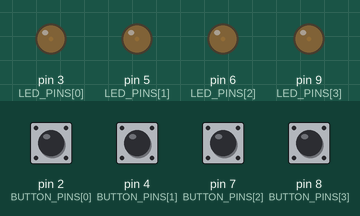
Recording of a sketch running on a simulated Arduino Uno, built with avr-gcc and run on an emulated ATmega328P. Parts: output pins drawn as LEDs (lit = HIGH). The test bench sets the inputs (shaded band); at power-on: pin 2 (BUTTON_PINS[0]), pin 4 (BUTTON_PINS[1]), pin 7 (BUTTON_PINS[2]), pin 8 (BUTTON_PINS[3]) HIGH. What the sketch prints to the serial monitor is not drawn.

Above: at 1.2 s.
1.3 s: pin 2 (BUTTON_PINS[0]) pulled LOW for 0.15 s
At 1.45 s:
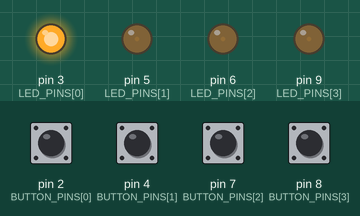
3.1 s: pin 4 (BUTTON_PINS[1]) pulled LOW for 0.15 s
At 3.25 s:
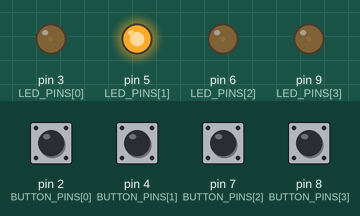
4.9 s: pin 7 (BUTTON_PINS[2]) pulled LOW for 0.15 s
At 5.05 s:
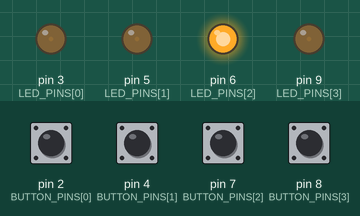
6.7 s: pin 8 (BUTTON_PINS[3]) pulled LOW for 0.15 s
At 6.85 s:
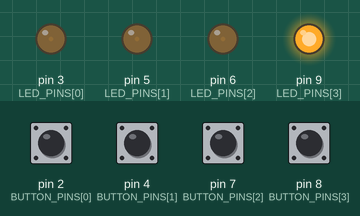
8.5 s: pin 2 (BUTTON_PINS[0]) pulled LOW for 1 s
11.3 s: pin 4 (BUTTON_PINS[1]) pulled LOW for 1 s
Timing chart, 0 to 14.3 s (numbered marks = the images above; inputs shaded):
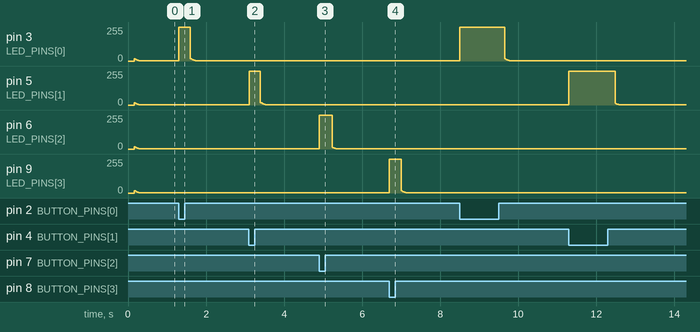

The sketch:

Arduino.ino
```cpp
byte result;
unsigned long ledOffDuration[4];
unsigned long prevTime, deltaTime, currentTime;

const int BUTTON_PINS[] = {2,4,7,8};
const int LED_PINS[] = {3,5,6,9};
const int MAX_BRIGHTNESS = 255;
const int MIN_BRIGHTNESS = 1;
const int BRIGHTNESS_FADE_DURATION = 300;
const float BRIGHTNESS_EXPONENT = 10;

void setup()
{
  Serial.begin(9600);

  for (int i = 0; i < 4; i++)
  {
    pinMode(BUTTON_PINS[i], INPUT_PULLUP);
    pinMode(LED_PINS[i], OUTPUT);
  }
}

void loop()
{
  result = 0;

  for (int i = 0; i < 4; i++)
  {
    if(processInput(i))
      result |= (byte)(1 << i);
  }

  Serial.write(result);

  currentTime = millis();
  deltaTime = currentTime - prevTime;
  prevTime = currentTime;
}

bool processInput(int i)
{
  if (digitalRead(BUTTON_PINS[i]) == LOW)
  {
    ledOffDuration[i] = 0;
    analogWrite(LED_PINS[i], MAX_BRIGHTNESS);
    return true;
  }
  else
  {
    analogWrite(LED_PINS[i],
    fscale(ledOffDuration[i],0,BRIGHTNESS_FADE_DURATION,MAX_BRIGHTNESS,MIN_BRIGHTNESS,BRIGHTNESS_EXPONENT));
    ledOffDuration[i]+=deltaTime;
    return false;
  }
}

float fscale(float inputValue, float originalMin, float originalMax, float newBegin, float
newEnd, float curve){

  float OriginalRange = 0;
  float NewRange = 0;
  float zeroRefCurVal = 0;
  float normalizedCurVal = 0;
  float rangedValue = 0;
  boolean invFlag = 0;

  // condition curve parameter
  // limit range

  if (curve > 10) curve = 10;
  if (curve < -10) curve = -10;

  curve *=-.1; // - invert and scale - this seems more intuitive - postive numbers give more weight to high end on output
  curve = pow(10, curve); // convert linear scale into lograthimic exponent for other pow function

  // Check for out of range inputValues
  if (inputValue < originalMin) {
    inputValue = originalMin;
  }
  if (inputValue > originalMax) {
    inputValue = originalMax;
  }

  // Zero Refference the values
  OriginalRange = originalMax - originalMin;

  if (newEnd > newBegin){
    NewRange = newEnd - newBegin;
  }
  else
  {
    NewRange = newBegin - newEnd;
    invFlag = 1;
  }

  zeroRefCurVal = inputValue - originalMin;
  normalizedCurVal  =  zeroRefCurVal / OriginalRange;   // normalize to 0 - 1 float

  // Check for originalMin > originalMax  - the math for all other cases i.e. negative numbers seems to work out fine
  if (originalMin > originalMax ) {
    return 0;
  }

  if (invFlag == 0){
    rangedValue =  (pow(normalizedCurVal, curve) * NewRange) + newBegin;
  }
  else     // invert the ranges
  {
    rangedValue =  newBegin - (pow(normalizedCurVal, curve) * NewRange);
  }

  return rangedValue;
}
```
